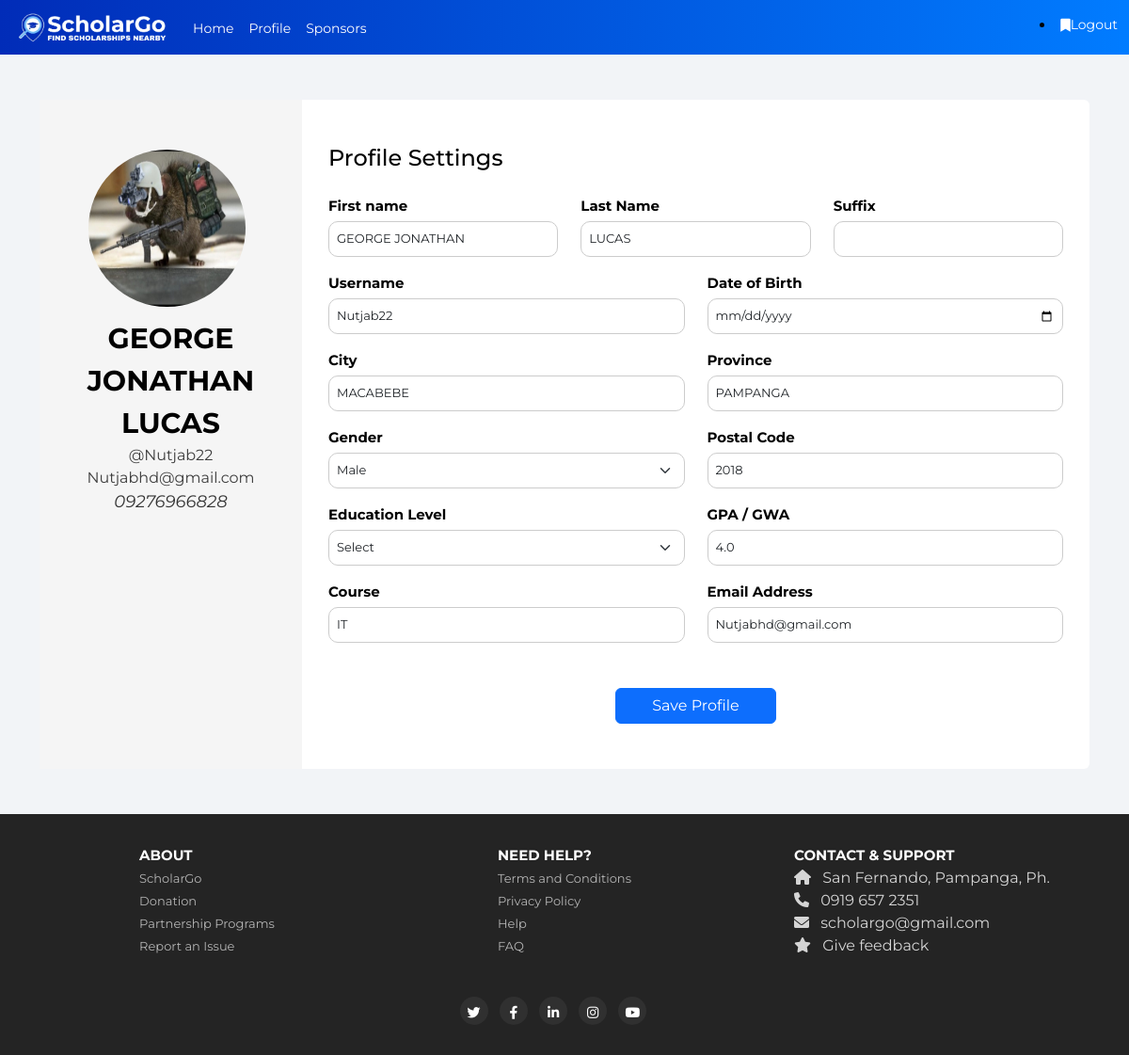
/profile (signed in), run on an earlier commit of the app's database.
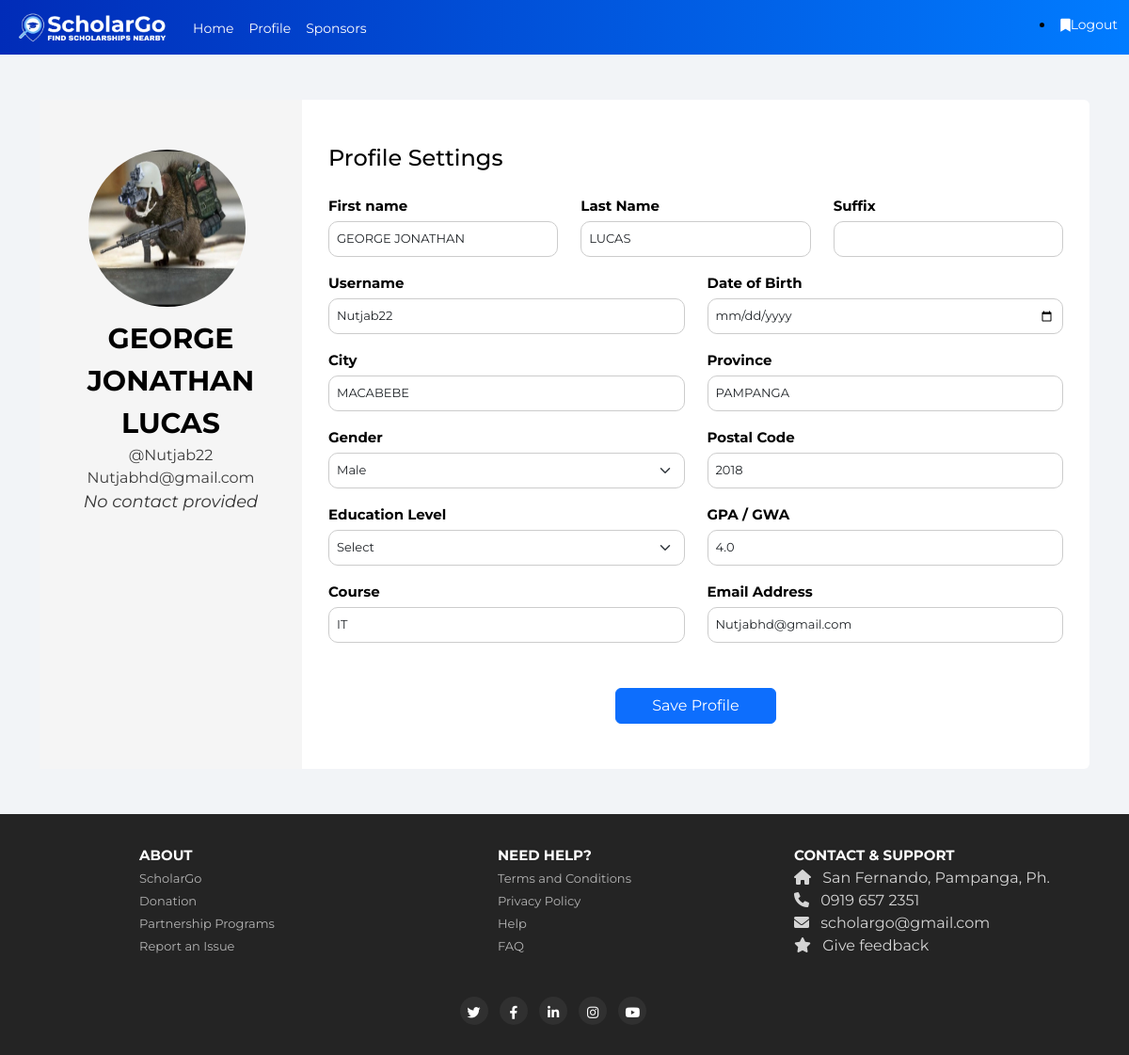
And on a later commit of the database.
### website/models.py (models this page shows, shortened)
class User(db.Model, UserMixin):
    id = db.Column(db.Integer, primary_key=True)
    username = db.Column(db.String(150), unique=True)
    image = db.Column(db.String(300), nullable=True)
    city = db.Column(db.String(150))
    birthdate = db.Column(db.Date, nullable=False)
    province = db.Column(db.String(150))
    postalcode = db.Column(db.String(150))
    picture_path = db.Column(db.String(255), nullable=False)
    educationlevel = db.Column(db.String(150))
    email = db.Column(db.String(150), unique=True)
    password = db.Column(db.String(150))
    first_name = db.Column(db.String(150))
    last_name = db.Column(db.String(150))
    suffix = db.Column(db.String(150), nullable=True)
    gender = db.Column(db.String(150))
    course = db.Column(db.String(150))
    phone_number = db.Column(db.String(150))
    gpa = db.Column(db.Float)
    extracurricular_activities = db.Column(db.String(300))
    financial_status = db.Column(db.String(150))
    notes = db.relationship('Note', backref='user', lazy=True)
    followed_sponsorships = db.relationship('Sponsorship_data', secondary=user_sponsorship,
                                             lazy='subquery', backref=db.backref('followers', lazy=True))
    comments = db.relationship('Comment', backref='user', lazy=True)

### website/views.py (the view)
@views.route("/profile")
@login_required
def profile():
    return render_template('profile.html', user=current_user)

### website/__init__.py (called while the page is built)
def create_app():
    app = Flask(__name__)
    app.config['SECRET_KEY'] = 'hjshjhdjah kjshkjdhjs'
    app.config['SQLALCHEMY_DATABASE_URI'] = f'sqlite:///{DB_NAME}'
    app.config['UPLOAD_FOLDER'] = os.path.join('static', 'uploads')
    db.init_app(app)
    socketio.init_app(app)  # Initialize SocketIO with the app
    from .views import views
    from .auth import auth
    app.register_blueprint(views, url_prefix='/')
    app.register_blueprint(auth, url_prefix='/')
    from .models import User, Note, Sponsorship_data
    with app.app_context():
        db.create_all()
    login_manager = LoginManager()
    login_manager.login_view = 'auth.login'
    login_manager.init_app(app)
    @login_manager.user_loader
    def load_user(id):
        return User.query.get(int(id))
    return app

### website/templates/profile.html (shortened to what this page needs)
{% extends "base.html" %}
{% block content %}
<link rel="stylesheet" href="/static/css/profile.css">
<div class="container right-form rounded bg-white mt-5 mb-5">
    <div class="row">
        <div class="col-md-3 border-right profile-left">
            <div class="d-flex flex-column align-items-center text-center p-3 py-5 position-relative">
                <div class="profile-image-wrapper position-relative">
                    <img class="rounded-circle me-2 profile-picture"
                         style="width: 167px; height: 167px; cursor: pointer;"
                         src="{{ url_for('static', filename='uploads/' ~ current_user.picture_path) }}"
                         alt="Profile Picture"
                         onclick="document.getElementById('profilePictureInput').click();">
                </div>
                <span class="text-white-name">{{ current_user.first_name }} {{ current_user.last_name }}</span>
                <span class="text-white-un">@{{ current_user.username }}</span>
                <span class="text-white-em">{{ current_user.email }}</span>
                <span class="contact-text">{{ current_user.phone_number if current_user.phone_number else 'No contact provided' }}</span>
            </div>
        </div>
        <div class="col-md-9 border-right">
            <form method="POST" action="{{ url_for('auth.update_profile') }}">
                <div class="p-3 py-5">
                    <div class="d-flex justify-content-between align-items-center mb-3">
                        <h4 class="text-right">Profile Settings</h4>
                    </div>
                    <div class="row mt-2">
                        <div class="col-md-4">
                            <label class="labels">First name</label>
                            <input type="text" class="form-control" name="first_name" value="{{ current_user.first_name }}">
                        </div>
                        <div class="col-md-4">
                            <label class="labels">Last Name</label>
                            <input type="text" class="form-control" name="last_name" value="{{ current_user.last_name }}">
                        </div>
                        <div class="col-md-4">
                            <label class="labels">Suffix</label>
                            <input type="text" class="form-control" name="suffix" value="{{ current_user.suffix }}">
                        </div>
                    </div>
                    <div class="row mt-3">
                        <div class="col-md-6">
                            <label class="labels">Username</label>
                            <input type="text" class="form-control" name="username" value="{{ current_user.username }}">
                        </div>
                        <div class="col-md-6">
                            <label class="labels">Date of Birth</label>
                            <input type="date" class="form-control" name="dob" value="{{ current_user.dob }}">
                        </div>
                    </div>
                    <div class="row mt-3">
                        <div class="col-md-6">
                            <label class="labels">City</label>
                            <input type="text" class="form-control" name="city" value="{{ current_user.city }}">
                        </div>
                        <div class="col-md-6">
                            <label class="labels">Province</label>
                            <input type="text" class="form-control" name="province" value="{{ current_user.province }}">
                        </div>
                    </div>
                    <div class="row mt-3">
                        <div class="col-md-6">
                            <label class="labels">Gender</label>
                            <select class="form-select" name="gender">
                                <option value="Male" {% if current_user.gender == 'Male' %}selected{% endif %}>Male</option>
                            </select>
                        </div>
                        <div class="col-md-6">
                            <label class="labels">Postal Code</label>
                            <input type="text" class="form-control" name="postalcode" value="{{ current_user.postalcode }}">
                        </div>
                    </div>
                    <div class="row mt-3">
                        <div class="col-md-6">
                            <label class="labels">Education Level</label>
                            <select class="form-select" name="education_level">
                                <option value="" disabled selected>Select</option>
                            </select>
                        </div>
                        <div class="col-md-6">
                            <label class="labels">GPA / GWA</label>
                            <input type="number" class="form-control" name="gpa" value="{{ current_user.gpa }}">
                        </div>
                    </div>
                    <div class="row mt-3">
                        <div class="col-md-6">
                            <label class="labels">Course</label>
                            <input type="text" class="form-control" name="course" value="{{ current_user.course }}">
                        </div>
                        <div class="col-md-6">
                            <label class="labels">Email Address</label>
                            <input type="email" class="form-control" name="email" value="{{ current_user.email }}">
                        </div>
                    </div>
                    <div class="mt-5 text-center">
                        <button class="btn btn-primary profile-button" type="submit">Save Profile</button>
                    </div>
                </div>
            </form>
        </div>
    </div>
</div>
{% endblock %}

### website/templates/base.html (shortened to what this page needs)
<!DOCTYPE html>
<html lang="en">
<head>
   <link href="https://cdn.jsdelivr.net/npm/bootstrap@5.3.0-alpha1/dist/css/bootstrap.min.css" rel="stylesheet">
  <link rel="stylesheet" href="/static/css/base.css" />
  <link rel="stylesheet" href="/static/css/footer.css"/>
  <link rel="stylesheet" href="https://cdnjs.cloudflare.com/ajax/libs/font-awesome/6.0.0-beta3/css/all.min.css" />
</head>
</head>
<body>
  <nav class="navbar navbar-expand-lg navbar-dark bg-dark">
    <div class="container-fluid">
        <div class="nav-logo">
            <img src="/static/images/nav-logo.png" alt="Logo">
        </div>
        <div class="collapse navbar-collapse" id="navbarSupportedContent">
            {% if current_user.is_authenticated %}
            <ul class="navbar-nav me-auto mb-2 mb-lg-0">
                <li class="nav-item">
                    <a class="nav-link" id="home" href="/">Home</a>
                </li>
                <li class="nav-item">
                    <a class="nav-link" id="profile" href="/profile">Profile</a>
                </li>
                <li class="nav-item">
                    <a class="nav-link" id="sponsors" href="/sponsorlist">Sponsors</a>
                </li>
            </ul>
            <li class="nav-item">
                <a class="nav-link" id="follow" href="/follow">
                    <i class="fas fa-bookmark"></i>
                </a>
            </li>
            <a class="nav-link" id="logout" href="/logout">Logout</a>
            {% endif %}
        </div>
    </div>
</nav>
  <div class="container">
    {% block content %} {% endblock %}
  </div>
<footer>
  <div class="container">
    <div class="row">
      <div class="col-md-4 footer-column">
        <ul class="nav flex-column">
          <li class="nav-item">
            <span class="footer-title">About</span>
          </li>
          <li class="footer nav-item">
            <a class="nav-link-footer" href="#">ScholarGo</a>
          </li>
          <li class="footer nav-item">
            <a class="nav-link-footer" href="#">Donation</a>
          </li>
          <li class="footer nav-item">
            <a class="nav-link-footer" href="#">Partnership Programs</a>
          </li>
          <li class="footer nav-item">
            <a class="nav-link-footer" href="#">Report an Issue</a>
          </li>
        </ul>
      </div>
      <div class="col-md-4 footer-column">
        <ul class="nav flex-column">
          <li class="nav-item">
            <span class="footer-title">Need Help?</span>
          </li>
          <li class="nav-item">
            <a class="nav-link-footer" href="#">Terms and Conditions</a>
          </li>
          <li class="nav-item">
            <a class="nav-link-footer" href="#">Privacy Policy</a>
          </li>
          <li class="nav-item">
            <a class="nav-link-footer" href="#">Help</a>
          </li>
          <li class="nav-item">
            <a class="nav-link-footer" href="#">FAQ</a>
          </li>
        </ul>
      </div>
      <div class="col-md-4 footer-column">
        <ul class="nav flex-column">
          <li class="nav-item">
            <span class="footer-title">Contact & Support</span>
          </li>
          <li class="nav-item">
            <span class="navlink-footer"><i class="fas fa-home"></i> San Fernando, Pampanga, Ph.</span>
          </li>
          <li class="nav-item">
            <span class="navlink-footer"><i class="fas fa-phone"></i> 0919 657 2351</span>
          </li>
          <li class="nav-item">
            <span class="navlink-footer"><i class="fas fa-envelope"></i> scholargo@gmail.com</span>
          </li>
          <li class="nav-item">
            <span class="navlink-footer"><i class="fas fa-star"></i> Give feedback</span>
          </li>
        </ul>
      </div>
<div class="row icons">
<div class="col-12 text-center">
  <ul class="list-inline social-buttons">
    <li class="list-inline-item">
      <a href="#"><i class="fab fa-twitter"></i></a>
    </li>
    <li class="list-inline-item">
      <a href="#"><i class="fab fa-facebook-f"></i></a>
    </li>
    <li class="list-inline-item">
      <a href="#"><i class="fab fa-linkedin-in"></i></a>
    </li>
    <li class="list-inline-item">
      <a href="#"><i class="fab fa-instagram"></i></a>
    </li>
    <li class="list-inline-item">
      <a href="#"><i class="fab fa-youtube"></i></a>
    </li>
  </ul>
</div>
</div>
  </div>
</footer>
</body>
</html>

### website/static/css/base.css (style rules this page uses)
body { font-family: 'Montserrat', sans-serif; background-color: #f2f4f7; color: #ffffff; }
.navbar { background: linear-gradient(90deg, #012cb8, #017cff) !important; position: sticky !important; top: 0 !important; z-index: 1000 !important; padding: 1.5vh 0; }
.nav-logo img { width: 200px; height: auto; margin-right: 15px; }
.nav-link { position: relative; display: inline-block; color: #ffffff; text-decoration: none; padding-bottom: 5px; transition: color 0.3s ease, transform 0.3s ease, text-shadow 0.3s ease; }
@media (max-width: 1200px) { .nav-logo img { width: 170px; } }
@media (max-width: 1200px) { .navbar-nav .nav-link { font-size: 14px; } }
@media (max-width: 1200px) { .nav-link { font-size: 14px; } }

### website/static/css/footer.css (style rules this page uses)
html, body { height: 100%; margin: 0; }
body { display: flex; flex-direction: column; }
.container { flex: 1; }
.text-center { margin-top: 2%; }
footer { padding: 2rem 0; background-color: #242424; }
.footer-column:not(:first-child) { padding-top: 2rem; }
@media (min-width: 768px) { .footer-column:not(:first-child) { padding-top: 0rem; } }
.footer-column { text-align: center; }
.footer-column .nav-item .nav-link-footer { padding: 0.1rem 0; color: #b4b4b4; text-decoration: none; }
.footer-column .nav-item .navlink-footer { padding: 0.1rem 0; color: #d5d5d5; text-decoration: none; }
.footer-column .nav-item span.footer-title { font-size: 14px; font-weight: 700; color: #ffffff; text-transform: uppercase; }
.footer-column .nav-item .fas { margin-right: 0.5rem; }
.footer-column ul { display: inline-block; }
@media (min-width: 768px) { .footer-column ul { text-align: left; } }
ul.social-buttons { margin-top: 20px !important; margin-bottom: 0 !important; }
ul.social-buttons li a { font-size: 15px; line-height: 40px; display: block; width: 38px; height: 38px; -webkit-transition: all 0.3s; -moz-transition: all 0.3s; transition: all 0.3s; color: #ffffff; border-radius: 100%; outline: 0; background-color: #303030; }
@media (max-width: 1200px) { .footer-column .nav-item span.footer-title { font-size: 15px; } }
@media (max-width: 1200px) { ul.social-buttons li a { font-size: 14px; line-height: 35px; width: 30px; height: 30px; } }
@media (max-width: 1200px) { .nav-link-footer { font-size: 13px; } }

### website/static/css/profile.css (style rules this page uses)
body { color: #000000; }
.profile-left { background-color: #f5f5f5; color: white; }
.profile-image-wrapper { position: relative; display: inline-block; border-radius: 50%; }
.profile-image-wrapper img { width: 167px; height: 167px; border-radius: 50%; transition: transform 0.4s ease-in-out; }
.text-white-em, .text-white-un { color: #3d3d3d; }
.text-white-name { font-size: 25px; font-weight: bold; margin-top: 5%; color: black; }
.contact-text { color: rgb(53, 53, 53); font-style: italic; font-size: 15px; }
.profile-button { width: 22%; }
@media (min-width: 1200px) { .text-white-em, .text-white-un { font-size: 16px; } }
@media (min-width: 1200px) { .text-white-name { font-size: 30px; } }
@media (min-width: 1200px) { .contact-text { font-size: 18px; } }
.labels { font-size: 16px; font-weight: bold; color: #000000; margin-bottom: 5px; }
.form-control, .form-select { border: 1px solid #ccc; border-radius: 10px; padding: 10px; font-size: 14px; transition: border-color 0.3s; margin-top: 0; }
@media (min-width: 768px) { .labels { font-size: 15px; } }
@media (min-width: 768px) { .form-control, .form-select { font-size: 14px; } }
@media (min-width: 1200px) { .labels { font-size: 15px; } }
@media (min-width: 1200px) { .form-control, .form-select { font-size: 13px; padding: 8px; } }

What changed in the data, as far as the page shows it:
changed User "GEORGE JONATHAN": phone_number "09276966828" → "No contact provided"
